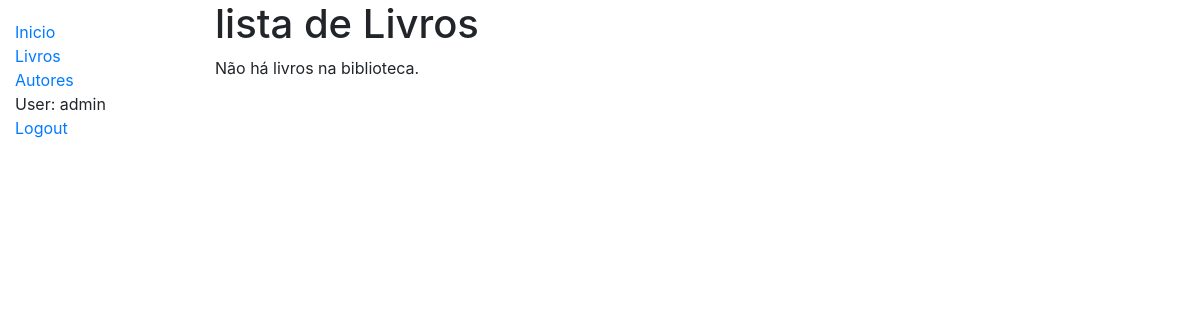
Before: /catalogos/livros/ (signed in) with the older database file.
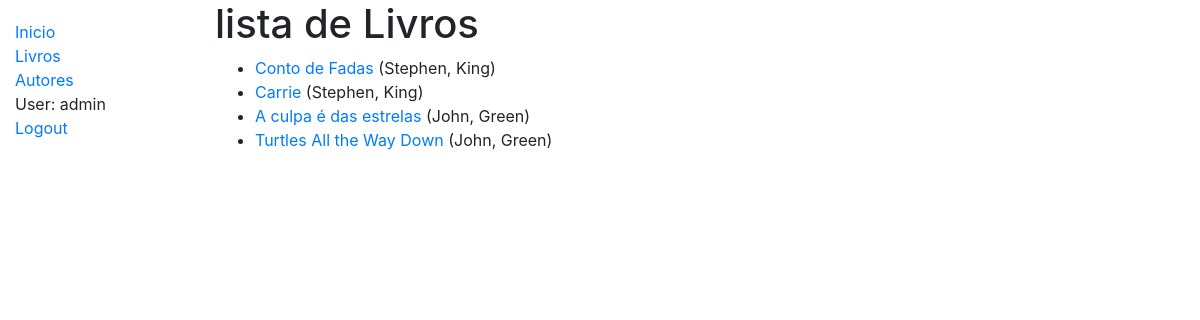
After: the same page with the newer database file.
### catalogos/models.py (models this page shows, shortened)
class Livro(models.Model):
    titulo = models.CharField(max_length=200, verbose_name="Titulo do livro"    )
    autor = models.ForeignKey('Autor', on_delete=models.SET_NULL, null=True)
    sumario = models.TextField(max_length=1000, help_text='digite uma breve descrição do livro')
    isbn = models.CharField('ISBN', max_length=13, help_text='13 caracteres <a href="https://www.isbn-international.org/content/what-isbn">ISBN number</a>')
    genero = models.ManyToManyField(Genero, help_text='selecione o(s) genero(s) do livro')
    idioma = models.ForeignKey('Idioma', on_delete=models.SET_NULL, null=True)
    def get_absolute_url(self):
        return reverse('livro-detalhe', args=[str(self.id)])
    def display_genero(self):
        return ', '.join(genero.nome for genero in self.genero.all()[:3])
    display_genero.short_description = 'Genero'

class Autor(models.Model):
    nome = models.CharField(max_length=100)
    sobrenome = models.CharField(max_length=100)
    dataNascimento = models.DateField(null=True, blank=True)
    dataMorte = models.DateField('Morto', null=True, blank=True)
    class Meta:
        ordering = ['nome', 'sobrenome']
    def __str__(self):
        return f'{self.nome}, {self.sobrenome}'

### catalogos/views.py (the view)
# urls.py: path('livros/', views.LivroListView.as_view(), name='livros'),
class LivroListView(LoginRequiredMixin, generic.ListView):
    model = Livro
    context_object_name = 'livrosLista'
    queryset = Livro.objects.all()
    template_name = 'catalogos/livrosLista.html'
    paginate_by = 5

### catalogos/templates/catalogos/livrosLista.html
{% extends "base.html" %}
{% block content %}
  <h1>lista de Livros</h1>
  {% if livrosLista %}
  <ul>
    {% for livro in livrosLista %}
      <li>
        <a href="{{ livro.get_absolute_url }}">{{ livro.titulo }}</a> ({{livro.autor}})
      </li>
    {% endfor %}
  </ul>
  {% else %}
    <p>Não há livros na biblioteca.</p>
  {% endif %}
{% endblock %}

### catalogos/templates/base.html (shortened to what this page needs)
<!DOCTYPE html>
<html lang="pt-BR">
<head>
  <link rel="stylesheet" href="https://stackpath.bootstrapcdn.com/bootstrap/4.1.3/css/bootstrap.min.css">
  {% load static %}
  <link rel="stylesheet" href="{% static 'css/styles.css' %}">
</head>
<body>
  <div class="container-fluid">
    <div class="row">
      <div class="col-sm-2">
      {% block sidebar %}
        <ul class="sidebar-nav">
          <li><a href="{% url 'index' %}">Inicio</a></li>
          <li><a href="{% url 'livros' %}">Livros</a></li>
          <li><a href="{% url 'autores' %}">Autores</a></li>
          {% if user.is_authenticated %}
            <li>User: {{ user.get_username }}</li>
            <li><a href="{% url 'logout'%}?next={{request.path}}">Logout</a></li>
          {% else %}
            <li><a href="{% url 'login'%}?next={{request.path}}">Login</a></li>
          {% endif %}
        </ul>
      {% endblock %}
      </div>
      <div class="col-sm-10 ">{% block content %}{% endblock %}
      </div>
    </div>
  </div>
</body>
</html>

### catalogos/templates/static/css/styles.css (style rules this page uses)
.sidebar-nav { margin-top: 20px; padding: 0; list-style: none; }

Changed rows visible on the page:
added Livro: titulo "Conto de Fadas", autor "Stephen, King"
added Livro: titulo "Carrie", autor "Stephen, King"
added Livro: titulo "A culpa é das estrelas", autor "John, Green"
added Livro: titulo "Turtles All the Way Down", autor "John, Green"
Other visible differences:
text no longer shown: "Não há livros na biblioteca."
